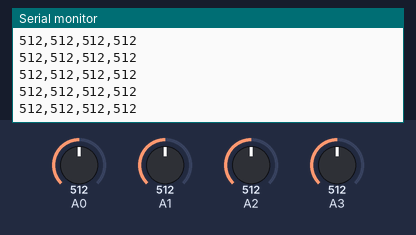
A sketch run on a simulated Arduino Uno, built with avr-gcc and run on an emulated ATmega328P. Parts: the last lines printed to the serial monitor. Inputs (shaded band) come from the test bench; at power-on: A0 = 512, A1 = 512, A2 = 512, A3 = 512.

Above: at 1.2 s.
1.3 s: A0 set to 716
At 1.56 s:
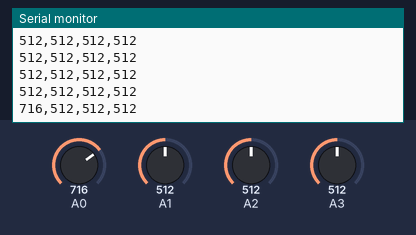
2.8 s: A1 set to 716
At 2.97 s:
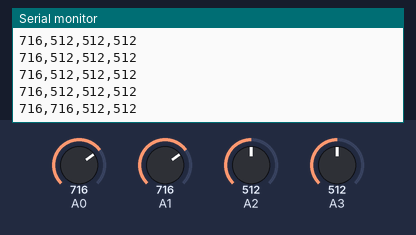
4.3 s: A2 set to 716
At 4.38 s:
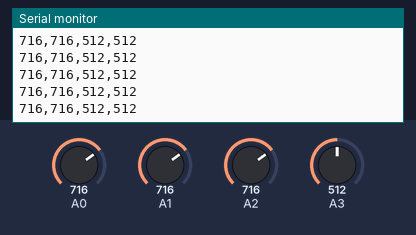
5.8 s: A3 set to 716
At 5.99 s:
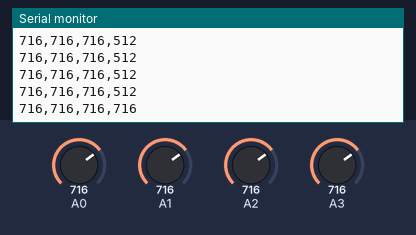
7.3 s: A0 set to 992
At 7.4 s:
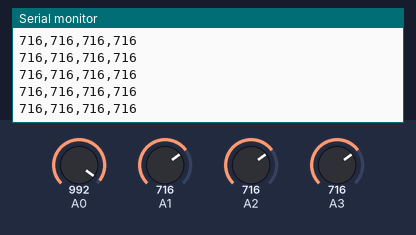
8.8 s: A1 set to 992
At 8.8 s:
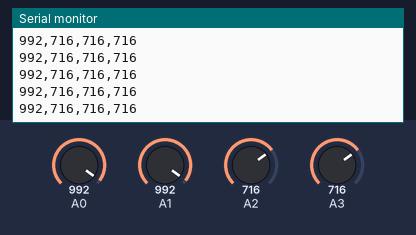
Timing chart, 0 to 11.3 s (numbered marks = the images above; inputs shaded):
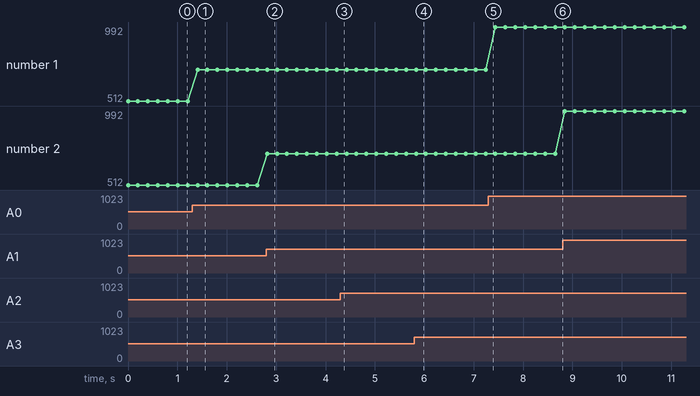

The sketch:

joystick_sketch.ino
```cpp
//Entering values that we will use later.
int UD = 0;
int LR = 0;
int UD2 = 0;
int LR2 = 0;

void setup() {
  //The arduino will listen to serial port 9600.
  Serial.begin(9600);
}

void loop() {
  //Assign the UDs and LRs to the right analog pin.
  UD = analogRead(A0);
  LR = analogRead(A1);
  UD2 = analogRead(A2);
  LR2 = analogRead(A3);

  //The first 4 way joystick will send values via these serial prints.
  Serial.print(UD, DEC); //The UD being the horizontal axis in DEC(Decimal) numbers.
  Serial.print(","); //We will use this "," for splitting the Horizontal axis and the Vertical axis.
  Serial.print(LR, DEC);   //The LR being the vertical axis in DEC(Decimal) numbers.

  //We will use this "," for splitting the 2 joysticks apart inside the unity engine.
  Serial.print(",");

 //The second 4 way joystick will send values via these serial prints.
  Serial.print(UD2, DEC);
  Serial.print(",");
  Serial.print(LR2, DEC);
  Serial.println("");

  //Use a delay of 200 mili seconds so it won't update to fast.
  delay(200);
}
```

Measured:
- after the input at 1.3 s, the serial monitor: prints a new line after 0.11 s (image 1)
- after the input at 2.8 s, the serial monitor: prints a new line at once (image 2)
- after the input at 5.8 s, the serial monitor: prints a new line at once (image 4)
- plotted number 1: 512 → 716 after the input at 1.3 s, 716 → 992 after the input at 7.3 s
